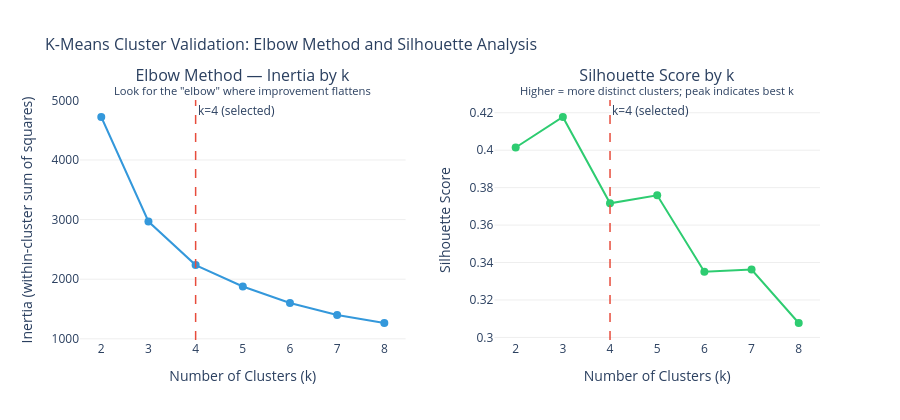

Notebook code for this chart:
### Code cell
fig_val = make_subplots(
    rows=1, cols=2,
    subplot_titles=(
        'Elbow Method — Inertia by k<br><sup>Look for the "elbow" where improvement flattens</sup>',
        'Silhouette Score by k<br><sup>Higher = more distinct clusters; peak indicates best k</sup>'
    ),
    horizontal_spacing=0.12
)

ks = list(K_RANGE)

fig_val.add_trace(
    go.Scatter(
        x=ks, y=inertias, mode='lines+markers',
        marker=dict(size=8, color='#3498db'),
        line=dict(color='#3498db', width=2),
        hovertemplate='k=%{x}<br>Inertia=%{y:.1f}<extra></extra>'
    ),
    row=1, col=1
)

fig_val.add_trace(
    go.Scatter(
        x=ks, y=sil_scores, mode='lines+markers',
        marker=dict(size=8, color='#2ecc71'),
        line=dict(color='#2ecc71', width=2),
        hovertemplate='k=%{x}<br>Silhouette=%{y:.4f}<extra></extra>'
    ),
    row=1, col=2
)

# Mark k=4 on both charts
fig_val.add_vline(x=4, line_dash='dash', line_color='#e74c3c', line_width=1.5, row=1, col=1,
                  annotation_text='k=4 (selected)', annotation_position='top right')
fig_val.add_vline(x=4, line_dash='dash', line_color='#e74c3c', line_width=1.5, row=1, col=2,
                  annotation_text='k=4 (selected)', annotation_position='top right')

fig_val.update_xaxes(title_text='Number of Clusters (k)', dtick=1)
fig_val.update_yaxes(title_text='Inertia (within-cluster sum of squares)', row=1, col=1, gridcolor='#eee')
fig_val.update_yaxes(title_text='Silhouette Score', row=1, col=2, gridcolor='#eee')

fig_val.update_layout(
    title=dict(text='K-Means Cluster Validation: Elbow Method and Silhouette Analysis', font_size=16),
    plot_bgcolor='white', paper_bgcolor='white',
    showlegend=False, height=420, margin=dict(t=100)
)

fig_val.show()
print(f"Takeaway: The elbow bends at k=3–4; silhouette peaks at k={best_sil_k} but remains "
      f"reasonable at k=4 (score={sil_scores[2]:.3f}). k=4 is selected to produce four "
      f"actionable, interpretable segments aligned with product goals.")

### Figure 1 — Plotly figure (JSON) as saved in the notebook; plotly's stock layout.template omitted (floating-point values rounded to 4 significant figures)
{"data": [{"hovertemplate": "k=%{x}<br>Inertia=%{y:.1f}<extra></extra>", "line": {"color": "#3498db", "width": 2}, "marker": {"color": "#3498db", "size": 8}, "mode": "lines+markers", "type": "scatter", "x": [2, 3, 4, 5, 6, 7, 8], "xaxis": "x", "y": [4721.0, 2968.0, 2237.0, 1878.0, 1600.0, 1401.0, 1265.0], "yaxis": "y"}, {"hovertemplate": "k=%{x}<br>Silhouette=%{y:.4f}<extra></extra>", "line": {"color": "#2ecc71", "width": 2}, "marker": {"color": "#2ecc71", "size": 8}, "mode": "lines+markers", "type": "scatter", "x": [2, 3, 4, 5, 6, 7, 8], "xaxis": "x2", "y": [0.4014, 0.4177, 0.3716, 0.3759, 0.3351, 0.3363, 0.3077], "yaxis": "y2"}], "layout": {"annotations": [{"font": {"size": 16}, "showarrow": false, "text": "Elbow Method — Inertia by k<br><sup>Look for the \"elbow\" where improvement flattens</sup>", "x": 0.22, "xanchor": "center", "xref": "paper", "y": 1, "yanchor": "bottom", "yref": "paper"}, {"font": {"size": 16}, "showarrow": false, "text": "Silhouette Score by k<br><sup>Higher = more distinct clusters; peak indicates best k</sup>", "x": 0.78, "xanchor": "center", "xref": "paper", "y": 1, "yanchor": "bottom", "yref": "paper"}, {"showarrow": false, "text": "k=4 (selected)", "x": 4, "xanchor": "left", "xref": "x", "y": 1, "yanchor": "top", "yref": "y domain"}, {"showarrow": false, "text": "k=4 (selected)", "x": 4, "xanchor": "left", "xref": "x2", "y": 1, "yanchor": "top", "yref": "y2 domain"}], "height": 420, "margin": {"t": 100}, "paper_bgcolor": "white", "plot_bgcolor": "white", "shapes": [{"line": {"color": "#e74c3c", "dash": "dash", "width": 1.5}, "type": "line", "x0": 4, "x1": 4, "xref": "x", "y0": 0, "y1": 1, "yref": "y domain"}, {"line": {"color": "#e74c3c", "dash": "dash", "width": 1.5}, "type": "line", "x0": 4, "x1": 4, "xref": "x2", "y0": 0, "y1": 1, "yref": "y2 domain"}], "showlegend": false, "title": {"font": {"size": 16}, "text": "K-Means Cluster Validation: Elbow Method and Silhouette Analysis"}, "xaxis": {"anchor": "y", "domain": [0, 0.44], "dtick": 1, "title": {"text": "Number of Clusters (k)"}}, "xaxis2": {"anchor": "y2", "domain": [0.56, 1], "dtick": 1, "title": {"text": "Number of Clusters (k)"}}, "yaxis": {"anchor": "x", "domain": [0, 1], "gridcolor": "#eee", "title": {"text": "Inertia (within-cluster sum of squares)"}}, "yaxis2": {"anchor": "x2", "domain": [0, 1], "gridcolor": "#eee", "title": {"text": "Silhouette Score"}}}}
